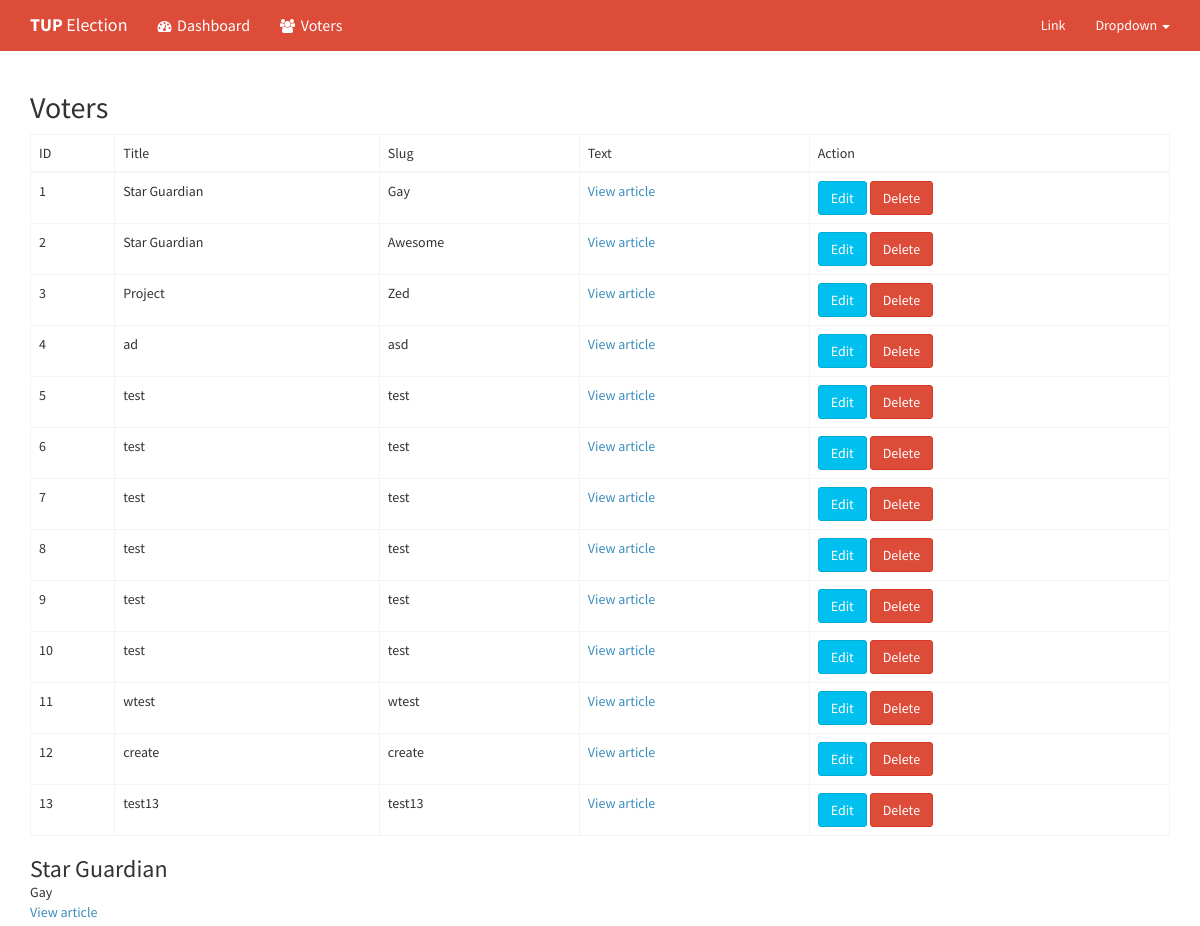
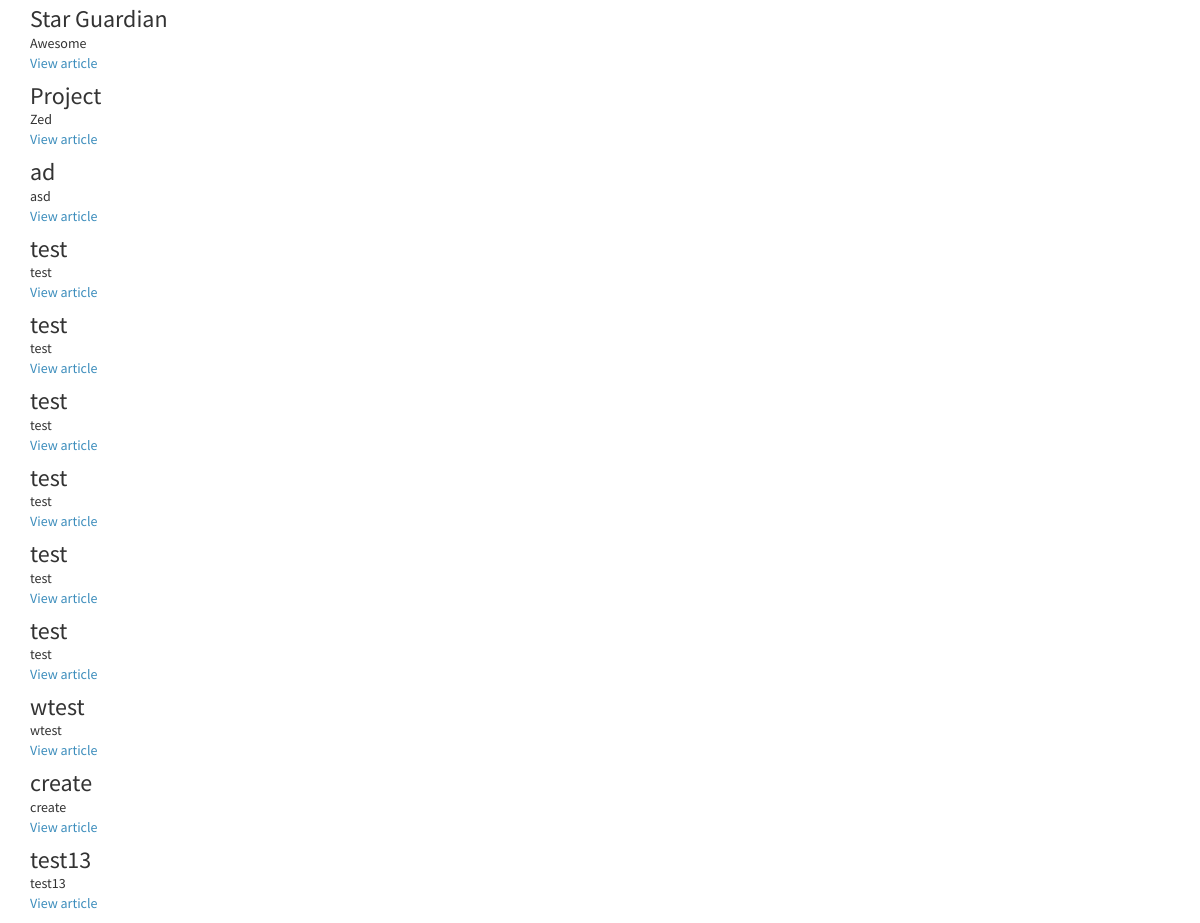
/index.php/news, run on the app's committed database (2 pictures, top to bottom).
### tables this page shows
CREATE TABLE `news` (
  `id` int(11) NOT NULL,
  `title` varchar(128) NOT NULL,
  `slug` varchar(128) NOT NULL,
  `text` text NOT NULL
);

### application/controllers/News.php (called while the page is built, shortened)
<?php
class News extends CI_Controller {
        public function __construct()
        {
                $this->load->model('news_model');
                $this->load->helper('url_helper');
        }
        public function index()
        {
                $data['news'] = $this->news_model->get_news();
                $data['title'] = 'Voters';
                $this->load->view('templates/header', $data);
                $this->load->view('news/index', $data);
                $this->load->view('templates/footer');
        }
}
?>

### index.php (called while the page is built, shortened)
<?php
require_once BASEPATH.'core/CodeIgniter.php';

### application/models/News_model.php (called while the page is built, shortened)
<?php
class News_model extends CI_Model {
        public function get_news($slug = FALSE)
        {
        if ($slug === FALSE)
        {
                $query = $this->db->get('news');
                return $query->result_array();
        }
        $query = $this->db->get_where('news', array('slug' => $slug));
        return $query->row_array();
        }
}

### application/views/news/index.php (the view)
<div class="container">
  <h2><?php echo $title; ?></h2>
  <table class="table table-bordered table-responsive">
    <thead>
      <tr>
        <td>ID</td>
        <td>Title</td>
        <td>Slug</td>
        <td>Text</td>
        <td>Action</td>
      </tr>
    </thead>
    <tbody>
      <?php foreach ($news as $news_item): ?>
      <tr>
        <td><?php echo $news_item['id']; ?></td>
        <td><?php echo $news_item['title']; ?></td>
        <td><?php echo $news_item['text']; ?></td>
        <td><a href="<?php echo site_url('news/'.$news_item['slug']); ?>">View article</a></p></td>
        <td>
          <a href="javascript:;" class="btn btn-info">Edit</a>
          <a href="javascript:;" class="btn btn-danger">Delete</a>
        </td>
      </tr>
      <?php endforeach; ?>
    </tbody>
  </table>
  <?php foreach ($news as $news_item): ?>
          <h3><?php echo $news_item['title']; ?></h3>
          <div class="main">
                  <?php echo $news_item['text']; ?>
          </div>
          <p><a href="<?php echo site_url('news/'.$news_item['slug']); ?>">View article</a></p>
  <?php endforeach; ?>
</div>

### application/views/templates/header.php (style rules this page uses)
h3 { display:inline; }

### data on the page
news: id "1", title "Star Guardian", text "Gay"
news: id "2", title "Star Guardian", text "Awesome"
news: id "3", title "Project", text "Zed"
news: id "4", title "ad", text "asd"
news: id "5", title "test", text "test"
news: id "6", title "test", text "test"
news: id "7", title "test", text "test"
news: id "8", title "test", text "test"
news: id "9", title "test", text "test"
news: id "10", title "test", text "test"
news: id "11", title "wtest", text "wtest"
news: id "12", title "create", text "create"
news: id "13", title "test13", text "test13"

### other printed values
$title "Voters"
